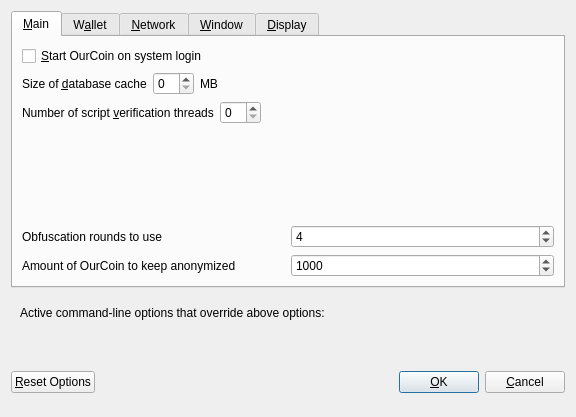
<?xml version="1.0" encoding="UTF-8"?>
<ui version="4.0">
 <class>OptionsDialog</class>
 <widget class="QDialog" name="OptionsDialog">
  <property name="geometry">
   <rect>
    <x>0</x>
    <y>0</y>
    <width>576</width>
    <height>417</height>
   </rect>
  </property>
  <property name="windowTitle">
   <string>Options</string>
  </property>
  <property name="modal">
   <bool>true</bool>
  </property>
  <layout class="QVBoxLayout" name="verticalLayout">
   <item>
    <widget class="QTabWidget" name="tabWidget">
     <property name="currentIndex">
      <number>0</number>
     </property>
     <widget class="QWidget" name="tabMain">
      <attribute name="title">
       <string>&amp;Main</string>
      </attribute>
      <layout class="QVBoxLayout" name="verticalLayout_Main">
       <item>
        <widget class="QCheckBox" name="bitcoinAtStartup">
         <property name="toolTip">
          <string>Automatically start OurCoin after logging in to the system.</string>
         </property>
         <property name="text">
          <string>&amp;Start OurCoin on system login</string>
         </property>
        </widget>
       </item>
       <item>
        <layout class="QHBoxLayout" name="horizontalLayout_2_Main">
         <item>
          <widget class="QLabel" name="databaseCacheLabel">
           <property name="text">
            <string>Size of &amp;database cache</string>
           </property>
           <property name="textFormat">
            <enum>Qt::PlainText</enum>
           </property>
           <property name="buddy">
            <cstring>databaseCache</cstring>
           </property>
          </widget>
         </item>
         <item>
          <widget class="QSpinBox" name="databaseCache"/>
         </item>
         <item>
          <widget class="QLabel" name="databaseCacheUnitLabel">
           <property name="text">
            <string>MB</string>
           </property>
           <property name="textFormat">
            <enum>Qt::PlainText</enum>
           </property>
          </widget>
         </item>
         <item>
          <spacer name="horizontalSpacer_2_Main">
           <property name="orientation">
            <enum>Qt::Horizontal</enum>
           </property>
           <property name="sizeHint" stdset="0">
            <size>
             <width>40</width>
             <height>20</height>
            </size>
           </property>
          </spacer>
         </item>
        </layout>
       </item>
       <item>
        <layout class="QHBoxLayout" name="horizontalLayout_3_Main">
         <item>
          <widget class="QLabel" name="threadsScriptVerifLabel">
           <property name="text">
            <string>Number of script &amp;verification threads</string>
           </property>
           <property name="textFormat">
            <enum>Qt::PlainText</enum>
           </property>
           <property name="buddy">
            <cstring>threadsScriptVerif</cstring>
           </property>
          </widget>
         </item>
         <item>
          <widget class="QSpinBox" name="threadsScriptVerif">
           <property name="toolTip">
            <string>(0 = auto, &lt;0 = leave that many cores free)</string>
           </property>
          </widget>
         </item>
         <item>
          <spacer name="horizontalSpacer_3_Main">
           <property name="orientation">
            <enum>Qt::Horizontal</enum>
           </property>
           <property name="sizeHint" stdset="0">
            <size>
             <width>40</width>
             <height>20</height>
            </size>
           </property>
          </spacer>
         </item>
        </layout>
       </item>
       <item>
        <spacer name="verticalSpacer_Main">
         <property name="orientation">
          <enum>Qt::Vertical</enum>
         </property>
         <property name="sizeHint" stdset="0">
          <size>
           <width>20</width>
           <height>40</height>
          </size>
         </property>
        </spacer>
       </item>
       <item>
        <layout class="QHBoxLayout" name="horizontalLayout_4_Main">
         <item>
          <widget class="QLabel" name="label">
           <property name="toolTip">
            <string>This setting determines the amount of individual masternodes that an input will be anonymized through.&lt;br/&gt;More rounds of anonymization gives a higher degree of privacy, but also costs more in fees.</string>
           </property>
           <property name="text">
            <string>Obfuscation rounds to use</string>
           </property>
          </widget>
         </item>
         <item>
          <widget class="QSpinBox" name="obfuscationRounds">
           <property name="minimum">
            <number>2</number>
           </property>
           <property name="maximum">
            <number>8</number>
           </property>
           <property name="value">
            <number>4</number>
           </property>
          </widget>
         </item>
        </layout>
       </item>
       <item>
        <layout class="QHBoxLayout" name="horizontalLayout">
         <item>
          <widget class="QLabel" name="label_2">
           <property name="toolTip">
            <string>This amount acts as a threshold to turn off Obfuscation once it's reached.</string>
           </property>
           <property name="statusTip">
            <string notr="true"/>
           </property>
           <property name="whatsThis">
            <string notr="true"/>
           </property>
           <property name="accessibleName">
            <string notr="true"/>
           </property>
           <property name="accessibleDescription">
            <string notr="true"/>
           </property>
           <property name="text">
            <string>Amount of OurCoin to keep anonymized</string>
           </property>
          </widget>
         </item>
         <item>
          <widget class="QSpinBox" name="anonymizeOUR">
           <property name="minimum">
            <number>100</number>
           </property>
           <property name="maximum">
            <number>100000</number>
           </property>
           <property name="singleStep">
            <number>100</number>
           </property>
           <property name="value">
            <number>1000</number>
           </property>
          </widget>
         </item>
        </layout>
       </item>
      </layout>
     </widget>
     <widget class="QWidget" name="tabWallet">
      <attribute name="title">
       <string>W&amp;allet</string>
      </attribute>
      <layout class="QVBoxLayout" name="verticalLayout_Wallet">
       <item>
        <widget class="QGroupBox" name="groupBox">
         <property name="title">
          <string>Expert</string>
         </property>
         <layout class="QVBoxLayout" name="verticalLayout_2">
          <item>
           <widget class="QCheckBox" name="coinControlFeatures">
            <property name="toolTip">
             <string>Whether to show coin control features or not.</string>
            </property>
            <property name="text">
             <string>Enable coin &amp;control features</string>
            </property>
           </widget>
          </item>
          <item>
           <widget class="QCheckBox" name="showMasternodesTab">
            <property name="toolTip">
             <string>Show additional tab listing all your masternodes in first sub-tab&lt;br/&gt;and all masternodes on the network in second sub-tab.</string>
            </property>
            <property name="text">
             <string>Show Masternodes Tab</string>
            </property>
           </widget>
          </item>
          <item>
           <widget class="QCheckBox" name="spendZeroConfChange">
            <property name="toolTip">
             <string>If you disable the spending of unconfirmed change, the change from a transaction&lt;br/&gt;cannot be used until that transaction has at least one confirmation.&lt;br/&gt;This also affects how your balance is computed.</string>
            </property>
            <property name="text">
             <string>&amp;Spend unconfirmed change</string>
            </property>
           </widget>
          </item>
         </layout>
        </widget>
       </item>
       <item>
        <spacer name="verticalSpacer_Wallet">
         <property name="orientation">
          <enum>Qt::Vertical</enum>
         </property>
         <property name="sizeHint" stdset="0">
          <size>
           <width>20</width>
           <height>40</height>
          </size>
         </property>
        </spacer>
       </item>
      </layout>
     </widget>
     <widget class="QWidget" name="tabNetwork">
      <attribute name="title">
       <string>&amp;Network</string>
      </attribute>
      <layout class="QVBoxLayout" name="verticalLayout_Network">
       <item>
        <widget class="QCheckBox" name="mapPortUpnp">
         <property name="toolTip">
          <string>Automatically open the OurCoin client port on the router. This only works when your router supports UPnP and it is enabled.</string>
         </property>
         <property name="text">
          <string>Map port using &amp;UPnP</string>
         </property>
        </widget>
       </item>
       <item>
        <widget class="QCheckBox" name="allowIncoming">
         <property name="toolTip">
          <string>Accept connections from outside</string>
         </property>
         <property name="text">
          <string>Allow incoming connections</string>
         </property>
        </widget>
       </item>
       <item>
        <widget class="QCheckBox" name="connectSocks">
         <property name="toolTip">
          <string>Connect to the OurCoin network through a SOCKS5 proxy.</string>
         </property>
         <property name="text">
          <string>&amp;Connect through SOCKS5 proxy (default proxy):</string>
         </property>
        </widget>
       </item>
       <item>
        <layout class="QHBoxLayout" name="horizontalLayout_1_Network">
         <item>
          <widget class="QLabel" name="proxyIpLabel">
           <property name="text">
            <string>Proxy &amp;IP:</string>
           </property>
           <property name="textFormat">
            <enum>Qt::PlainText</enum>
           </property>
           <property name="buddy">
            <cstring>proxyIp</cstring>
           </property>
          </widget>
         </item>
         <item>
          <widget class="QValidatedLineEdit" name="proxyIp">
           <property name="minimumSize">
            <size>
             <width>140</width>
             <height>0</height>
            </size>
           </property>
           <property name="maximumSize">
            <size>
             <width>140</width>
             <height>16777215</height>
            </size>
           </property>
           <property name="toolTip">
            <string>IP address of the proxy (e.g. IPv4: 127.0.0.1 / IPv6: ::1)</string>
           </property>
          </widget>
         </item>
         <item>
          <widget class="QLabel" name="proxyPortLabel">
           <property name="text">
            <string>&amp;Port:</string>
           </property>
           <property name="textFormat">
            <enum>Qt::PlainText</enum>
           </property>
           <property name="buddy">
            <cstring>proxyPort</cstring>
           </property>
          </widget>
         </item>
         <item>
          <widget class="QLineEdit" name="proxyPort">
           <property name="minimumSize">
            <size>
             <width>55</width>
             <height>0</height>
            </size>
           </property>
           <property name="maximumSize">
            <size>
             <width>55</width>
             <height>16777215</height>
            </size>
           </property>
           <property name="toolTip">
            <string>Port of the proxy (e.g. 9050)</string>
           </property>
          </widget>
         </item>
         <item>
          <spacer name="horizontalSpacer_1_Network">
           <property name="orientation">
            <enum>Qt::Horizontal</enum>
           </property>
           <property name="sizeHint" stdset="0">
            <size>
             <width>40</width>
             <height>20</height>
            </size>
           </property>
          </spacer>
         </item>
        </layout>
       </item>
       <item>
        <spacer name="verticalSpacer_Network">
         <property name="orientation">
          <enum>Qt::Vertical</enum>
         </property>
         <property name="sizeHint" stdset="0">
          <size>
           <width>20</width>
           <height>40</height>
          </size>
         </property>
        </spacer>
       </item>
      </layout>
     </widget>
     <widget class="QWidget" name="tabWindow">
      <attribute name="title">
       <string>&amp;Window</string>
      </attribute>
      <layout class="QVBoxLayout" name="verticalLayout_Window">
       <item>
        <widget class="QCheckBox" name="minimizeToTray">
         <property name="toolTip">
          <string>Show only a tray icon after minimizing the window.</string>
         </property>
         <property name="text">
          <string>&amp;Minimize to the tray instead of the taskbar</string>
         </property>
        </widget>
       </item>
       <item>
        <widget class="QCheckBox" name="minimizeOnClose">
         <property name="toolTip">
          <string>Minimize instead of exit the application when the window is closed. When this option is enabled, the application will be closed only after selecting Quit in the menu.</string>
         </property>
         <property name="text">
          <string>M&amp;inimize on close</string>
         </property>
        </widget>
       </item>
       <item>
        <spacer name="verticalSpacer_Window">
         <property name="orientation">
          <enum>Qt::Vertical</enum>
         </property>
         <property name="sizeHint" stdset="0">
          <size>
           <width>20</width>
           <height>40</height>
          </size>
         </property>
        </spacer>
       </item>
      </layout>
     </widget>
     <widget class="QWidget" name="tabDisplay">
      <attribute name="title">
       <string>&amp;Display</string>
      </attribute>
      <layout class="QVBoxLayout" name="verticalLayout_Display">
       <item>
        <layout class="QHBoxLayout" name="horizontalLayout_1_Display">
         <item>
          <widget class="QLabel" name="langLabel">
           <property name="text">
            <string>User Interface &amp;language:</string>
           </property>
           <property name="textFormat">
            <enum>Qt::PlainText</enum>
           </property>
           <property name="buddy">
            <cstring>lang</cstring>
           </property>
          </widget>
         </item>
         <item>
          <widget class="QValueComboBox" name="lang">
           <property name="toolTip">
            <string>The user interface language can be set here. This setting will take effect after restarting OurCoin.</string>
           </property>
          </widget>
         </item>
        </layout>
       </item>
       <item>
        <widget class="QLabel" name="label_3">
         <property name="toolTip">
          <string notr="true"/>
         </property>
         <property name="statusTip">
          <string notr="true"/>
         </property>
         <property name="whatsThis">
          <string notr="true"/>
         </property>
         <property name="accessibleName">
          <string notr="true"/>
         </property>
         <property name="text">
          <string>Language missing or translation incomplete? Help contributing translations here:
https://www.transifex.com/ourcoin1/ourcoin1-translations</string>
         </property>
         <property name="wordWrap">
          <bool>true</bool>
         </property>
         <property name="openExternalLinks">
          <bool>true</bool>
         </property>
         <property name="textInteractionFlags">
          <set>Qt::TextBrowserInteraction</set>
         </property>
        </widget>
       </item>
       <item>
        <layout class="QHBoxLayout" name="horizontalLayout_4_Display" stretch="0,0">
         <item>
          <widget class="QLabel" name="themeLabel">
           <property name="text">
            <string>User Interface Theme:</string>
           </property>
          </widget>
         </item>
         <item>
          <widget class="QValueComboBox" name="theme"/>
         </item>
        </layout>
       </item>
       <item>
        <widget class="Line" name="line">
         <property name="orientation">
          <enum>Qt::Horizontal</enum>
         </property>
        </widget>
       </item>
       <item>
        <layout class="QHBoxLayout" name="horizontalLayout_2_Display">
         <item>
          <widget class="QLabel" name="unitLabel">
           <property name="text">
            <string>&amp;Unit to show amounts in:</string>
           </property>
           <property name="textFormat">
            <enum>Qt::PlainText</enum>
           </property>
           <property name="buddy">
            <cstring>unit</cstring>
           </property>
          </widget>
         </item>
         <item>
          <widget class="QValueComboBox" name="unit">
           <property name="toolTip">
            <string>Choose the default subdivision unit to show in the interface and when sending coins.</string>
           </property>
          </widget>
         </item>
        </layout>
       </item>
       <item>
        <layout class="QHBoxLayout" name="horizontalLayout_5_Display">
         <item>
          <widget class="QLabel" name="digitsLabel">
           <property name="text">
            <string>Decimal digits</string>
           </property>
          </widget>
         </item>
         <item>
          <widget class="QValueComboBox" name="digits"/>
         </item>
        </layout>
       </item>
       <item>
        <layout class="QHBoxLayout" name="horizontalLayout_3_Display">
         <item>
          <widget class="QLabel" name="thirdPartyTxUrlsLabel">
           <property name="toolTip">
            <string>Third party URLs (e.g. a block explorer) that appear in the transactions tab as context menu items. %s in the URL is replaced by transaction hash. Multiple URLs are separated by vertical bar |.</string>
           </property>
           <property name="text">
            <string>Third party transaction URLs</string>
           </property>
           <property name="buddy">
            <cstring>thirdPartyTxUrls</cstring>
           </property>
          </widget>
         </item>
         <item>
          <widget class="QLineEdit" name="thirdPartyTxUrls">
           <property name="toolTip">
            <string>Third party URLs (e.g. a block explorer) that appear in the transactions tab as context menu items. %s in the URL is replaced by transaction hash. Multiple URLs are separated by vertical bar |.</string>
           </property>
          </widget>
         </item>
        </layout>
       </item>
       <item>
        <spacer name="verticalSpacer">
         <property name="orientation">
          <enum>Qt::Vertical</enum>
         </property>
         <property name="sizeHint" stdset="0">
          <size>
           <width>20</width>
           <height>40</height>
          </size>
         </property>
        </spacer>
       </item>
      </layout>
     </widget>
    </widget>
   </item>
   <item>
    <widget class="QFrame" name="frame">
     <layout class="QVBoxLayout" name="verticalLayout_Bottom">
      <item>
       <layout class="QHBoxLayout" name="horizontalLayout_Bottom">
        <item>
         <widget class="QLabel" name="overriddenByCommandLineInfoLabel">
          <property name="text">
           <string>Active command-line options that override above options:</string>
          </property>
          <property name="textFormat">
           <enum>Qt::PlainText</enum>
          </property>
         </widget>
        </item>
        <item>
         <spacer name="horizontalSpacer_Bottom">
          <property name="orientation">
           <enum>Qt::Horizontal</enum>
          </property>
          <property name="sizeHint" stdset="0">
           <size>
            <width>40</width>
            <height>20</height>
           </size>
          </property>
         </spacer>
        </item>
       </layout>
      </item>
      <item>
       <widget class="QLabel" name="overriddenByCommandLineLabel">
        <property name="text">
         <string/>
        </property>
        <property name="textFormat">
         <enum>Qt::PlainText</enum>
        </property>
        <property name="wordWrap">
         <bool>true</bool>
        </property>
       </widget>
      </item>
     </layout>
    </widget>
   </item>
   <item>
    <layout class="QHBoxLayout" name="horizontalLayout_Buttons">
     <item>
      <widget class="QPushButton" name="resetButton">
       <property name="toolTip">
        <string>Reset all client options to default.</string>
       </property>
       <property name="text">
        <string>&amp;Reset Options</string>
       </property>
       <property name="autoDefault">
        <bool>false</bool>
       </property>
      </widget>
     </item>
     <item>
      <spacer name="horizontalSpacer_1">
       <property name="orientation">
        <enum>Qt::Horizontal</enum>
       </property>
       <property name="sizeHint" stdset="0">
        <size>
         <width>40</width>
         <height>48</height>
        </size>
       </property>
      </spacer>
     </item>
     <item>
      <widget class="QLabel" name="statusLabel">
       <property name="minimumSize">
        <size>
         <width>200</width>
         <height>0</height>
        </size>
       </property>
       <property name="font">
        <font>
         <weight>75</weight>
         <bold>true</bold>
        </font>
       </property>
       <property name="text">
        <string/>
       </property>
       <property name="textFormat">
        <enum>Qt::PlainText</enum>
       </property>
       <property name="wordWrap">
        <bool>true</bool>
       </property>
      </widget>
     </item>
     <item>
      <spacer name="horizontalSpacer_2">
       <property name="orientation">
        <enum>Qt::Horizontal</enum>
       </property>
       <property name="sizeHint" stdset="0">
        <size>
         <width>40</width>
         <height>48</height>
        </size>
       </property>
      </spacer>
     </item>
     <item>
      <widget class="QPushButton" name="okButton">
       <property name="text">
        <string>&amp;OK</string>
       </property>
       <property name="autoDefault">
        <bool>false</bool>
       </property>
       <property name="default">
        <bool>true</bool>
       </property>
      </widget>
     </item>
     <item>
      <widget class="QPushButton" name="cancelButton">
       <property name="text">
        <string>&amp;Cancel</string>
       </property>
       <property name="autoDefault">
        <bool>false</bool>
       </property>
      </widget>
     </item>
    </layout>
   </item>
  </layout>
 </widget>
 <customwidgets>
  <customwidget>
   <class>QValidatedLineEdit</class>
   <extends>QLineEdit</extends>
   <header>qvalidatedlineedit.h</header>
  </customwidget>
  <customwidget>
   <class>QValueComboBox</class>
   <extends>QComboBox</extends>
   <header>qvaluecombobox.h</header>
  </customwidget>
 </customwidgets>
 <resources/>
 <connections/>
</ui>
